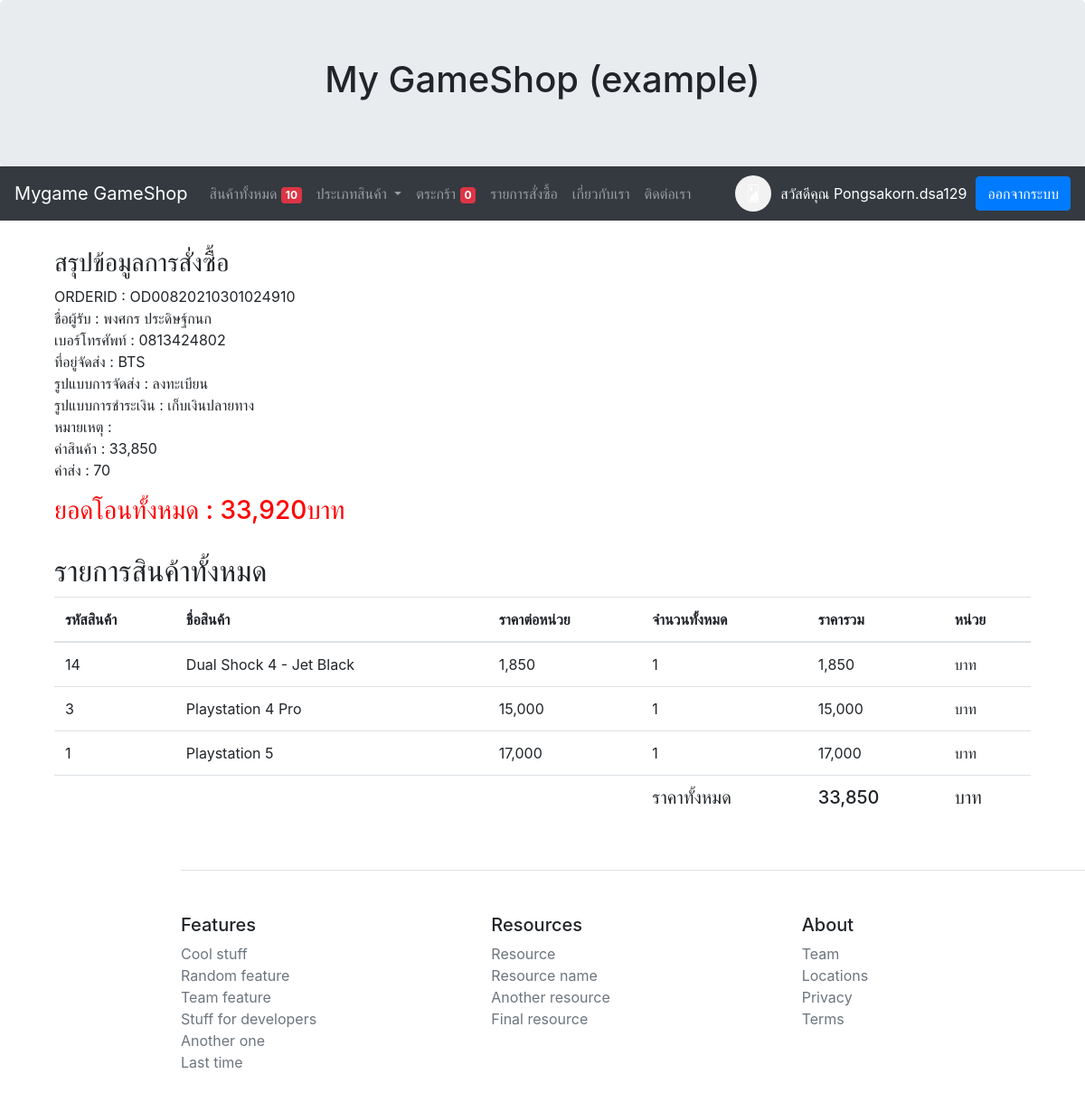
/myorder/OD00820210301024910/ (signed in), run on the app's committed database.
### myapp/models.py (models this page shows, shortened)
class Profile(models.Model):
    user = models.OneToOneField(User ,on_delete=models.CASCADE)
    photo = models.ImageField(upload_to="photoprofile" ,null=True ,blank=True ,default="default-image.png")
    usertype = models.CharField(max_length=100 ,default='member')
    cartquan = models.IntegerField(default=0)

class OrderPending(models.Model):
    orderid = models.CharField(max_length=100)
    user = models.ForeignKey(User ,on_delete=models.CASCADE)
    name = models.CharField(max_length=100)
    tel = models.CharField(max_length=100)
    address = models.TextField()
    shipping = models.CharField(max_length=100)
    payment = models.CharField(max_length=100)
    other = models.TextField(blank=True ,null=True)
    stamp = models.DateTimeField(auto_now_add=True ,blank=True ,null=True)
    paid = models.BooleanField(default=False)
    confirmed = models.BooleanField(default=False)
    slip = models.ImageField(upload_to='slip',null=True ,blank=True)
    sliptime = models.CharField(max_length=100 ,null=True ,blank=True)
    paymentid = models.CharField(max_length=100 ,null=True ,blank=True)
    trackingnumber = models.CharField(max_length=100 ,null=True ,blank=True)

class OrderList(models.Model):
    orderid = models.CharField(max_length=100)
    productid = models.CharField(max_length=100)
    productname = models.CharField(max_length=100)
    price = models.IntegerField()
    quantity = models.IntegerField()
    total = models.IntegerField()

### myapp/views.py (the view)
# urls.py: path('myorder/<str:orderid>/',MyOrder ,name='myorder-page'),
def MyOrder(request,orderid):
    username = request.user.username
    user = User.objects.get(username=username)
    order = OrderPending.objects.get(orderid=orderid)
    if user != order.user:
        return redirect('allproduct-page')
    odlist = OrderList.objects.filter(orderid=orderid)
    total = sum([ c.total for c in odlist])
    order.total = total
    count = sum([ c.quantity for c in odlist])
    if order.shipping == 'ems':
        shipcost = sum([50 if i == 0 else 10 for i in range(count)])
    else:
        shipcost = sum([30 if i == 0 else 10 for i in range(count)])
    if order.payment == 'cod':
        shipcost += 20
    order.shipcost = shipcost
    context = {'order':order
              ,'odlist':odlist
              ,'total':total
              ,'count':count}
    return render(request, 'myapp/myorder.html',context)

### myapp/templatetags/costom_tags.py (called while the page is built)
@register.simple_tag
def show_allproduct():
    count = Allproduct.objects.count()
    return count

@register.inclusion_tag('myapp/allcategory.html')
def all_category():
    cats = Category.objects.all()
    return {'allcats':cats}

### myapp/template/myapp/myorder.html
{% extends 'myapp/base.html' %}
{% load humanize %}
{% block content %}
<div class="container">
    <h3>สรุปข้อมูลการสั่งซื้อ</h3>
    <p>
        ORDERID : {{order.orderid}} <br>
        ชื่อผู้รับ : {{order.name}} <br>
        เบอร์โทรศัพท์ : {{order.tel}} <br>
        ที่อยู่จัดส่ง : {{order.address}} <br>
        {% if order.shipping == 'ems' %}
            รูปแบบการจัดส่ง : ems
        {% else %}
            รูปแบบการจัดส่ง : ลงทะเบียน
        {% endif %} <br>
        {% if order.payment == 'transfer' %}
            รูปแบบการชำระเงิน : โอนเงินผ่านบัญชีธนาคาร
        {% else %}
            รูปแบบการชำระเงิน : เก็บเงินปลายทาง
        {% endif %} <br>
        หมายเหตุ : {{order.other}} <br>
        ค่าสินค้า : {{total|intcomma}} <br>
        ค่าส่ง : {{order.shipcost|intcomma}}
    </p>
    <h3 style="color: red;">ยอดโอนทั้งหมด : {{total|add:order.shipcost|intcomma}}บาท </h3>
    <br>
</div>
        <div class="container">
            <h2>รายการสินค้าทั้งหมด</h2>
        <table class="table">
              <thead>
                <tr>
                    <th>รหัสสินค้า</th>
                    <th>ชื่อสินค้า</th>
                    <th>ราคาต่อหน่วย</th>
                    <th>จำนวนทั้งหมด</th>
                    <th>ราคารวม</th>
                    <th>หน่วย</th>
                </tr>
              </thead>
              <tbody>
                {% for pd in odlist %}
                <tr>
                    <td>{{pd.productid}}</td>
                    <td>{{pd.productname}}</td>
                    <td>{{pd.price|intcomma}} </td>
                    <td>{{pd.quantity}}</td>
                    <td>{{pd.total|intcomma}}</td>
                    <td>บาท</td>
                </tr>
                {% endfor %}
                <tr>
                    <td></td>
                    <td></td>
                    <td></td>
                    <td><h5>ราคาทั้งหมด</h5></td>
                    <td><h5>{{total|intcomma}}</h5></td>
                    <td><h5>บาท</h5></td>
                </tr>
              </tbody>
        </table>
          </div>
{% endblock content%}

### myapp/template/myapp/base.html (shortened to what this page needs)
{% load costom_tags %}
<!DOCTYPE html>
<html lang="en">
<head>
  <link rel="stylesheet" href="https://maxcdn.bootstrapcdn.com/bootstrap/4.5.2/css/bootstrap.min.css">
  <link rel="stylesheet" href="https://cdnjs.cloudflare.com/ajax/libs/font-awesome/4.7.0/css/font-awesome.min.css">
</head>
<body>
  <div class="jumbotron text-center" id='padding'>
    <h1>My GameShop (example)</h1>
  </div>
  <nav class="navbar navbar-expand-sm bg-dark navbar-dark" >
    <a class="navbar-brand" href="{% url 'home-page' %}">Mygame GameShop</a>
    <div class="collapse navbar-collapse" id="collapsibleNavbar">
          <ul class="navbar-nav mr-auto">
            <li class="nav-item">
                <a class="nav-link" href="{% url 'allproduct-page' %}">สินค้าทั้งหมด <span class="badge badge-danger">{% show_allproduct %}</span></a>
            </li>
            <li class="nav-item dropdown">
                <a class="nav-link dropdown-toggle" href="#" id="dropdown01" data-toggle="dropdown" aria-haspopup="true"
                      aria-expanded="false">ประเภทสินค้า
                </a>
            </li>
    {% if user.is_authenticated and user.profile.usertype == 'member' %}
            <li class="nav-item">
                <a class="nav-link" href="{% url 'mycart-page' %}">
                  ตระกร้า
                  <span class="badge badge-danger">{{user.profile.cartquan}}</span>
                </a>
            </li>
            <li class="nav-item">
              <a class="nav-link" href="{% url 'orderlist-page' %}">
                รายการสั่งซื้อ
              </a>
            </li>
    {% endif %}
                <li class="nav-item">
                  <a class="nav-link" href="{% url 'about-page' %}">เกี่ยวกับเรา</a>
              </li>
              <li class="nav-item">
                  <a class="nav-link" href="{% url 'contact-page' %}">ติดต่อเรา</a>
              </li>
        </ul>
    {% if user.is_authenticated %}
                <img src="{{user.profile.photo.url}}" alt="" width="40" height="40" class="rounded-circle">
                <p style="color: white; margin: 10px;">สวัสดีคุณ&nbsp{{user.first_name}} {{user.last_name}} </p>
                <a class="btn btn-primary" href="{% url 'logout' %}">ออกจากระบบ</a>
    {% else %}
                <a class="btn btn-primary" href="{% url 'register-page' %}">สมัครสมาชิก</a>&nbsp&nbsp&nbsp
                <a class="btn btn-primary" href="{% url 'login' %}">เข้าสู่ระบบ</a>
    {% endif %}
    </div>
  </nav>
<div class="container" style="margin-top: 30px ;" >
    {% block content %}
    {% endblock content%}
</div>
<footer class="pt-4 my-md-5 pt-md-5 border-top" id='footerpadding'>
        <div class="row" >
          <div class="col-6 col-md">
            <h5>Features</h5>
            <ul class="list-unstyled text-small">
              <li><a class="text-muted" href="#">Cool stuff</a></li>
              <li><a class="text-muted" href="#">Random feature</a></li>
              <li><a class="text-muted" href="#">Team feature</a></li>
              <li><a class="text-muted" href="#">Stuff for developers</a></li>
              <li><a class="text-muted" href="#">Another one</a></li>
              <li><a class="text-muted" href="#">Last time</a></li>
            </ul>
          </div>
          <div class="col-6 col-md">
            <h5>Resources</h5>
            <ul class="list-unstyled text-small">
              <li><a class="text-muted" href="#">Resource</a></li>
              <li><a class="text-muted" href="#">Resource name</a></li>
              <li><a class="text-muted" href="#">Another resource</a></li>
              <li><a class="text-muted" href="#">Final resource</a></li>
            </ul>
          </div>
          <div class="col-6 col-md">
            <h5>About</h5>
            <ul class="list-unstyled text-small">
              <li><a class="text-muted" href="#">Team</a></li>
              <li><a class="text-muted" href="#">Locations</a></li>
              <li><a class="text-muted" href="#">Privacy</a></li>
              <li><a class="text-muted" href="#">Terms</a></li>
            </ul>
          </div>
        </div>
      </footer>
</body>
</html>

### myapp/template/myapp/base.html (style rules this page uses)
#padding { margin-bottom: 0px; }
#footerpadding { margin-left: 200px; }

### data on the page
OrderPending: orderid "OD00820210301024910", name "พงศกร ประดิษฐ์กนก", tel "0813424802", address "BTS", shipcost "70", shipcost "33,920"
OrderList: productid "14", productname "Dual Shock 4 - Jet Black", price "1,850", quantity "1", total "1,850"
OrderList: productid "3", productname "Playstation 4 Pro", price "15,000", quantity "1", total "15,000"
OrderList: productid "1", productname "Playstation 5", price "17,000", quantity "1", total "17,000"

### other printed values
{{ user.profile.cartquan }} "0"
{{ user.first_name }} "Pongsakorn.dsa129"
{{ total|intcomma }} "33,850"
